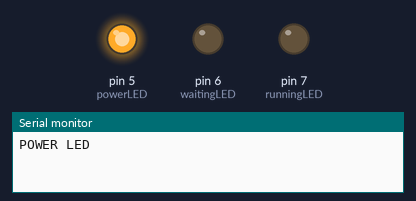
Simulated run of this sketch. Board: Arduino Nano, built with avr-gcc and run on an emulated ATmega328P. Parts: output pins drawn as LEDs (lit = HIGH), the last lines printed to the serial monitor.

Above: at 1.0 s.
At 3.0 s:
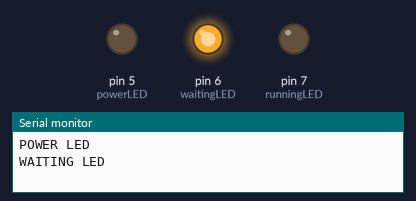
At 5.0 s:
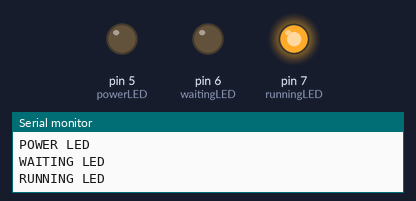
Timing chart, 0 to 7.8 s (numbered marks = the images above):
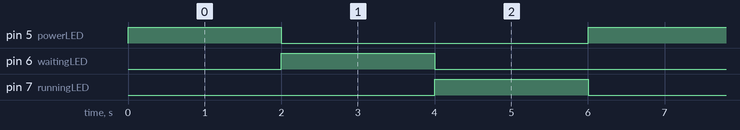

Measured:
- by itself, pin 5 (powerLED), pin 6 (waitingLED), pin 7 (runningLED): alternates HIGH for 2.0 s and LOW for 4.0 s
- by itself, everything shown: repeats every 6.0 s, in 3 steps

The sketch:

LED.ino
```cpp
//LED test
//Tests 3 led, switches on/off every 1 second

//Wiring:
//LED - Arduino Nano
//+ve - Resistor - D2
//-ve - GND

const int powerLED = 5;
const int waitingLED = 6;
const int runningLED = 7;

void setup() {
  pinMode(powerLED, OUTPUT);
  pinMode(waitingLED, OUTPUT);
  pinMode(runningLED, OUTPUT);
  Serial.begin(9600);
}

void loop() {
  Serial.println("POWER LED");
  digitalWrite(powerLED, HIGH);
  digitalWrite(waitingLED, LOW);
  digitalWrite(runningLED, LOW);
  delay(2000);

  Serial.println("WAITING LED");
  digitalWrite(powerLED, LOW);
  digitalWrite(waitingLED, HIGH);
  digitalWrite(runningLED, LOW);
  delay(2000);

  Serial.println("RUNNING LED");
  digitalWrite(powerLED, LOW);
  digitalWrite(waitingLED, LOW);
  digitalWrite(runningLED, HIGH);
  delay(2000);
}
```
